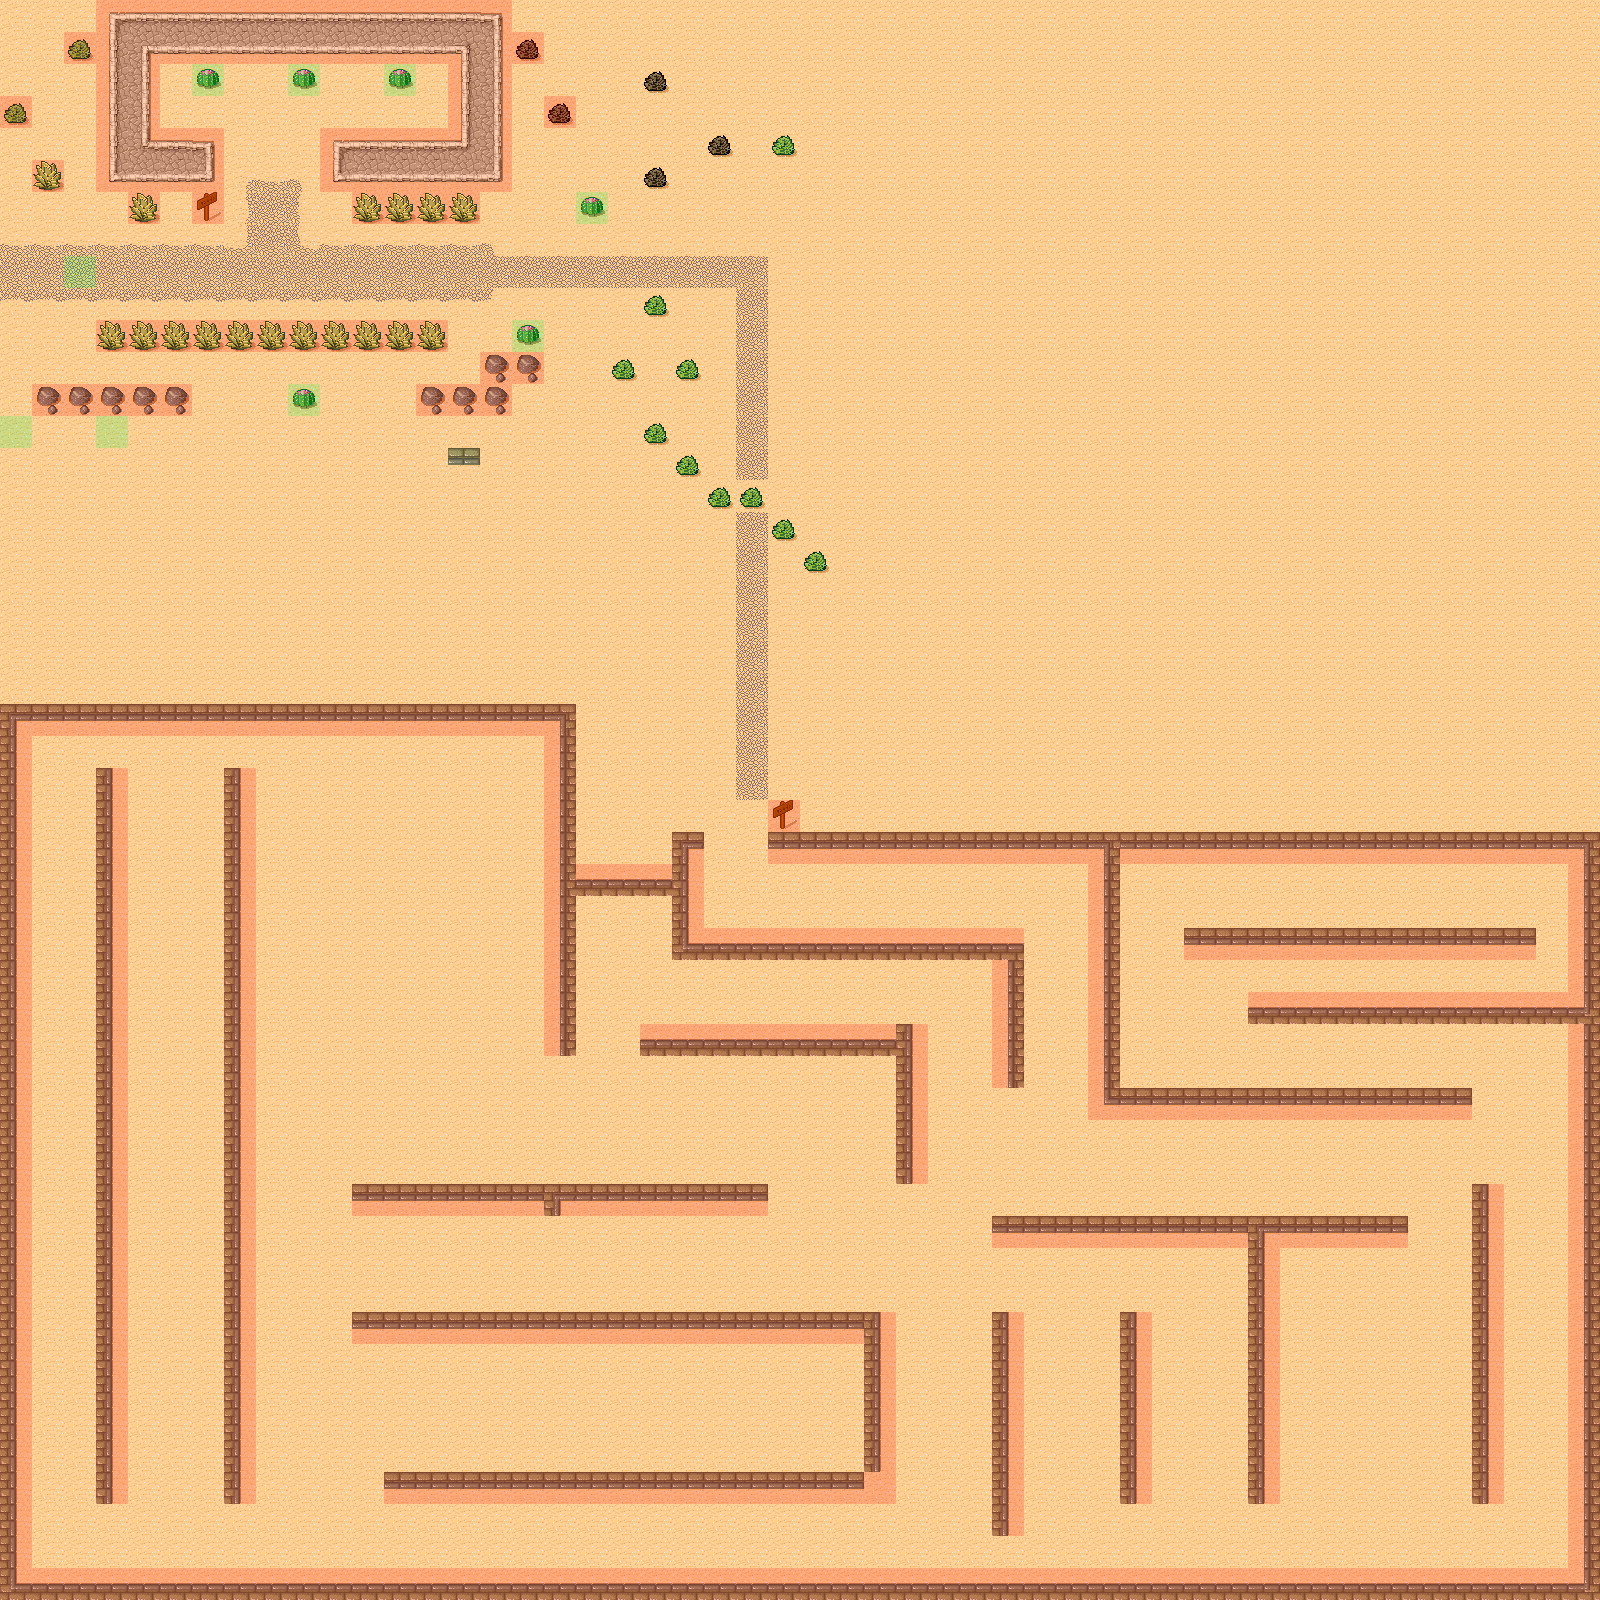

The image is a tile-based game level rendered from a .tmx file. Its description and source (layers, tilesets, objects; grid data summarised) follow:
An orthogonal 50x50 tile map with 32x32 px tiles, 3 tile layers (Background, Foreground, Meta), 2 tilesets and 2 objects (SpawnPoint, PeopleSpawn1).

<map version="1.0" orientation="orthogonal" width="50" height="50" tilewidth="32" tileheight="32">
 <tileset firstgid="1" name="tmw_desert_spacing" tilewidth="32" tileheight="32" spacing="1" margin="1">
  <image source="tmw_desert_spacing.png" width="265" height="199" />
 </tileset>
 <tileset firstgid="49" name="meta_tiles" tilewidth="32" tileheight="32" spacing="1" margin="1">
  <image source="meta_tiles.png" width="67" height="34" />
  <tile id="0">
   <properties>
    <property name="Collidable" value="True" />
   </properties>
  </tile>
  <tile id="1">
   <properties>
    <property name="Collectable" value="True" />
   </properties>
  </tile>
 </tileset>
 <layer name="Background" width="50" height="50">
  <data>[2500 cells, 2500 non-empty, 37 distinct tile ids]</data>
 </layer>
 <objectgroup name="Objects" width="50" height="50">
  <object name="SpawnPoint" x="230" y="259" width="32" height="26" />
  <object name="PeopleSpawn1" x="8" y="248" width="47" height="41">
   <properties>
    <property name="People" value="1" />
   </properties>
  </object>
 </objectgroup>
 <layer name="Foreground" width="50" height="50">
  <data>[2500 cells, 20 non-empty, 4 distinct tile ids]</data>
 </layer>
 <layer name="Meta" width="50" height="50">
  <data>[2500 cells, 462 non-empty, 2 distinct tile ids]</data>
 </layer>
</map>
